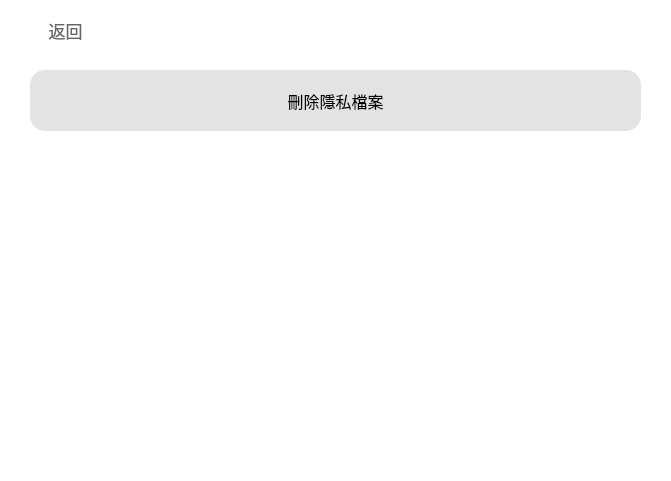
    <widget class="QWidget" name="Privacy_Tools_widget" native="true">
     <property name="geometry">
      <rect>
       <x>170</x>
       <y>50</y>
       <width>671</width>
       <height>481</height>
      </rect>
     </property>
     <property name="font">
      <font>
       <family>Microsoft YaHei</family>
       <pointsize>11</pointsize>
       <stylestrategy>PreferAntialias</stylestrategy>
      </font>
     </property>
     <property name="styleSheet">
      <string notr="true">background-color:rgba(255, 255, 255,240);</string>
     </property>
     <widget class="QPushButton" name="Privacy_Tools_Back">
      <property name="geometry">
       <rect>
        <x>10</x>
        <y>10</y>
        <width>111</width>
        <height>41</height>
       </rect>
      </property>
      <property name="sizePolicy">
       <sizepolicy hsizetype="Minimum" vsizetype="Minimum">
        <horstretch>0</horstretch>
        <verstretch>0</verstretch>
       </sizepolicy>
      </property>
      <property name="font">
       <font>
        <family>Microsoft YaHei</family>
        <pointsize>13</pointsize>
        <stylestrategy>PreferAntialias</stylestrategy>
       </font>
      </property>
      <property name="focusPolicy">
       <enum>Qt::StrongFocus</enum>
      </property>
      <property name="styleSheet">
       <string notr="true">QPushButton
{
	border:none;
	background-color:rgba(0,0,0,0);
	color:rgba(60,60,60,200);
}
QPushButton:hover
{
    color:rgba(60,60,60,255);
}
</string>
      </property>
      <property name="text">
       <string>返回</string>
      </property>
      <property name="icon">
       <iconset>
        <normaloff>:/icon/Icon/exit2.png</normaloff>:/icon/Icon/exit2.png</iconset>
      </property>
      <property name="iconSize">
       <size>
        <width>20</width>
        <height>20</height>
       </size>
      </property>
      <property name="checkable">
       <bool>false</bool>
      </property>
     </widget>
     <widget class="QWidget" name="verticalLayoutWidget_5">
      <property name="geometry">
       <rect>
        <x>20</x>
        <y>60</y>
        <width>631</width>
        <height>81</height>
       </rect>
      </property>
      <layout class="QVBoxLayout" name="Private_verticalLayout">
       <property name="spacing">
        <number>5</number>
       </property>
       <property name="leftMargin">
        <number>10</number>
       </property>
       <property name="topMargin">
        <number>10</number>
       </property>
       <property name="rightMargin">
        <number>10</number>
       </property>
       <property name="bottomMargin">
        <number>10</number>
       </property>
       <item>
        <widget class="QPushButton" name="Delete_Private_File_Button">
         <property name="sizePolicy">
          <sizepolicy hsizetype="Minimum" vsizetype="Minimum">
           <horstretch>0</horstretch>
           <verstretch>0</verstretch>
          </sizepolicy>
         </property>
         <property name="font">
          <font>
           <family>Microsoft YaHei</family>
           <pointsize>12</pointsize>
           <stylestrategy>PreferAntialias</stylestrategy>
          </font>
         </property>
         <property name="focusPolicy">
          <enum>Qt::StrongFocus</enum>
         </property>
         <property name="styleSheet">
          <string notr="true">QPushButton
{
	border:none;
	background-color:rgba(20,20,20,30);
	border-radius: 15px;
}
QPushButton:hover
{
    background-color:rgba(20,20,20,50);
}
QPushButton:pressed
{
    background-color:rgba(20,20,20,70);
}</string>
         </property>
         <property name="text">
          <string>刪除隱私檔案</string>
         </property>
         <property name="iconSize">
          <size>
           <width>16</width>
           <height>16</height>
          </size>
         </property>
         <property name="checkable">
          <bool>false</bool>
         </property>
        </widget>
       </item>
      </layout>
     </widget>
    </widget>
